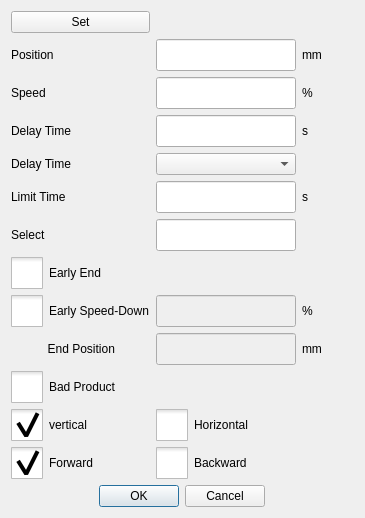
<?xml version="1.0" encoding="UTF-8"?>
<ui version="4.0">
 <class>ICInstructModifyDialog</class>
 <widget class="QDialog" name="ICInstructModifyDialog">
  <property name="geometry">
   <rect>
    <x>0</x>
    <y>0</y>
    <width>365</width>
    <height>488</height>
   </rect>
  </property>
  <property name="windowTitle">
   <string>Edit</string>
  </property>
  <property name="windowIcon">
   <iconset resource="../resource.qrc">
    <normaloff>:/resource/parameter.png</normaloff>:/resource/parameter.png</iconset>
  </property>
  <layout class="QGridLayout" name="gridLayout">
   <item row="3" column="4">
    <spacer name="horizontalSpacer">
     <property name="orientation">
      <enum>Qt::Horizontal</enum>
     </property>
     <property name="sizeHint" stdset="0">
      <size>
       <width>40</width>
       <height>20</height>
      </size>
     </property>
    </spacer>
   </item>
   <item row="3" column="0">
    <widget class="QLabel" name="delayLabel">
     <property name="sizePolicy">
      <sizepolicy hsizetype="Fixed" vsizetype="Preferred">
       <horstretch>0</horstretch>
       <verstretch>0</verstretch>
      </sizepolicy>
     </property>
     <property name="minimumSize">
      <size>
       <width>134</width>
       <height>0</height>
      </size>
     </property>
     <property name="maximumSize">
      <size>
       <width>155</width>
       <height>16777215</height>
      </size>
     </property>
     <property name="text">
      <string>Delay Time</string>
     </property>
    </widget>
   </item>
   <item row="2" column="1">
    <widget class="ICLineEditWithVirtualNumericKeypad" name="speedEdit">
     <property name="sizePolicy">
      <sizepolicy hsizetype="Preferred" vsizetype="Fixed">
       <horstretch>0</horstretch>
       <verstretch>0</verstretch>
      </sizepolicy>
     </property>
     <property name="minimumSize">
      <size>
       <width>0</width>
       <height>32</height>
      </size>
     </property>
     <property name="text">
      <string notr="true"/>
     </property>
    </widget>
   </item>
   <item row="6" column="0">
    <widget class="QLabel" name="selectLabel">
     <property name="text">
      <string>Select</string>
     </property>
    </widget>
   </item>
   <item row="12" column="1">
    <widget class="QCheckBox" name="backwardBox">
     <property name="sizePolicy">
      <sizepolicy hsizetype="Fixed" vsizetype="Fixed">
       <horstretch>0</horstretch>
       <verstretch>0</verstretch>
      </sizepolicy>
     </property>
     <property name="maximumSize">
      <size>
       <width>177</width>
       <height>16777215</height>
      </size>
     </property>
     <property name="styleSheet">
      <string notr="true">::indicator {
     width: 32px;
     height: 32px;
 }

::indicator:unchecked 
{
     image: url(:/resource/check_unchecked.png);
 }
::indicator:checked 
{
     image: url(:/resource/check_checked.png);
 }

QRadioButton::indicator:checked:disabled
{
 image: url(:/resource/check_checked_disable.png);
}

QRadioButton::indicator:unchecked:disabled
{
 image: url(:/resource/check_unchecked_disable.png);
}



</string>
     </property>
     <property name="text">
      <string>Backward</string>
     </property>
     <attribute name="buttonGroup">
      <string notr="true">buttonGroup_2</string>
     </attribute>
    </widget>
   </item>
   <item row="5" column="0">
    <widget class="QLabel" name="limitLabel">
     <property name="sizePolicy">
      <sizepolicy hsizetype="Fixed" vsizetype="Preferred">
       <horstretch>0</horstretch>
       <verstretch>0</verstretch>
      </sizepolicy>
     </property>
     <property name="minimumSize">
      <size>
       <width>134</width>
       <height>0</height>
      </size>
     </property>
     <property name="maximumSize">
      <size>
       <width>155</width>
       <height>16777215</height>
      </size>
     </property>
     <property name="text">
      <string>Limit Time</string>
     </property>
    </widget>
   </item>
   <item row="9" column="1">
    <widget class="ICLineEditWithVirtualNumericKeypad" name="earlyEndTimeEdit">
     <property name="enabled">
      <bool>false</bool>
     </property>
     <property name="sizePolicy">
      <sizepolicy hsizetype="Fixed" vsizetype="Fixed">
       <horstretch>0</horstretch>
       <verstretch>0</verstretch>
      </sizepolicy>
     </property>
     <property name="minimumSize">
      <size>
       <width>140</width>
       <height>32</height>
      </size>
     </property>
     <property name="maximumSize">
      <size>
       <width>177</width>
       <height>16777215</height>
      </size>
     </property>
     <property name="text">
      <string notr="true"/>
     </property>
    </widget>
   </item>
   <item row="3" column="3">
    <widget class="QLabel" name="delayUnitLabel">
     <property name="text">
      <string>s</string>
     </property>
    </widget>
   </item>
   <item row="2" column="0">
    <widget class="QLabel" name="speedLabel">
     <property name="text">
      <string>Speed</string>
     </property>
    </widget>
   </item>
   <item row="9" column="3">
    <widget class="QLabel" name="mmLabel_2">
     <property name="text">
      <string>mm</string>
     </property>
    </widget>
   </item>
   <item row="13" column="0" colspan="2">
    <widget class="QDialogButtonBox" name="buttonBox">
     <property name="sizePolicy">
      <sizepolicy hsizetype="Preferred" vsizetype="Fixed">
       <horstretch>0</horstretch>
       <verstretch>0</verstretch>
      </sizepolicy>
     </property>
     <property name="maximumSize">
      <size>
       <width>254</width>
       <height>16777215</height>
      </size>
     </property>
     <property name="orientation">
      <enum>Qt::Horizontal</enum>
     </property>
     <property name="standardButtons">
      <set>QDialogButtonBox::Cancel|QDialogButtonBox::Ok</set>
     </property>
    </widget>
   </item>
   <item row="8" column="3">
    <widget class="QLabel" name="mmLabel_4">
     <property name="text">
      <string>%</string>
     </property>
    </widget>
   </item>
   <item row="12" column="0">
    <widget class="QCheckBox" name="forwardBox">
     <property name="sizePolicy">
      <sizepolicy hsizetype="Fixed" vsizetype="Fixed">
       <horstretch>0</horstretch>
       <verstretch>0</verstretch>
      </sizepolicy>
     </property>
     <property name="maximumSize">
      <size>
       <width>177</width>
       <height>16777215</height>
      </size>
     </property>
     <property name="layoutDirection">
      <enum>Qt::LeftToRight</enum>
     </property>
     <property name="styleSheet">
      <string notr="true">::indicator {
     width: 32px;
     height: 32px;
 }

::indicator:unchecked 
{
     image: url(:/resource/check_unchecked.png);
 }
::indicator:checked 
{
     image: url(:/resource/check_checked.png);
 }

QRadioButton::indicator:checked:disabled
{
 image: url(:/resource/check_checked_disable.png);
}

QRadioButton::indicator:unchecked:disabled
{
 image: url(:/resource/check_unchecked_disable.png);
}



</string>
     </property>
     <property name="text">
      <string>Forward</string>
     </property>
     <property name="checkable">
      <bool>true</bool>
     </property>
     <property name="checked">
      <bool>true</bool>
     </property>
     <attribute name="buttonGroup">
      <string notr="true">buttonGroup_2</string>
     </attribute>
    </widget>
   </item>
   <item row="1" column="3">
    <widget class="QLabel" name="mmLabel">
     <property name="text">
      <string>mm</string>
     </property>
    </widget>
   </item>
   <item row="6" column="1">
    <widget class="ICLineEditWithVirtualNumericKeypad" name="selectEdit">
     <property name="sizePolicy">
      <sizepolicy hsizetype="Preferred" vsizetype="Fixed">
       <horstretch>0</horstretch>
       <verstretch>0</verstretch>
      </sizepolicy>
     </property>
     <property name="minimumSize">
      <size>
       <width>0</width>
       <height>32</height>
      </size>
     </property>
     <property name="text">
      <string notr="true"/>
     </property>
    </widget>
   </item>
   <item row="1" column="1">
    <widget class="ICLineEditWithVirtualNumericKeypad" name="posEdit">
     <property name="sizePolicy">
      <sizepolicy hsizetype="Preferred" vsizetype="Fixed">
       <horstretch>0</horstretch>
       <verstretch>0</verstretch>
      </sizepolicy>
     </property>
     <property name="minimumSize">
      <size>
       <width>0</width>
       <height>32</height>
      </size>
     </property>
     <property name="text">
      <string notr="true"/>
     </property>
    </widget>
   </item>
   <item row="2" column="3">
    <widget class="QLabel" name="precentLabel">
     <property name="text">
      <string>%</string>
     </property>
    </widget>
   </item>
   <item row="5" column="1">
    <widget class="ICLineEditWithVirtualNumericKeypad" name="limitTimeEdit">
     <property name="sizePolicy">
      <sizepolicy hsizetype="Preferred" vsizetype="Fixed">
       <horstretch>0</horstretch>
       <verstretch>0</verstretch>
      </sizepolicy>
     </property>
     <property name="minimumSize">
      <size>
       <width>0</width>
       <height>32</height>
      </size>
     </property>
     <property name="text">
      <string notr="true"/>
     </property>
    </widget>
   </item>
   <item row="1" column="0">
    <widget class="QLabel" name="positionLabel">
     <property name="text">
      <string>Position</string>
     </property>
    </widget>
   </item>
   <item row="11" column="1">
    <widget class="QCheckBox" name="horizontalBox">
     <property name="sizePolicy">
      <sizepolicy hsizetype="Fixed" vsizetype="Fixed">
       <horstretch>0</horstretch>
       <verstretch>0</verstretch>
      </sizepolicy>
     </property>
     <property name="maximumSize">
      <size>
       <width>177</width>
       <height>16777215</height>
      </size>
     </property>
     <property name="styleSheet">
      <string notr="true">::indicator {
     width: 32px;
     height: 32px;
 }

::indicator:unchecked 
{
     image: url(:/resource/check_unchecked.png);
 }
::indicator:checked 
{
     image: url(:/resource/check_checked.png);
 }

QRadioButton::indicator:checked:disabled
{
 image: url(:/resource/check_checked_disable.png);
}

QRadioButton::indicator:unchecked:disabled
{
 image: url(:/resource/check_unchecked_disable.png);
}



</string>
     </property>
     <property name="text">
      <string>Horizontal</string>
     </property>
     <attribute name="buttonGroup">
      <string notr="true">buttonGroup</string>
     </attribute>
    </widget>
   </item>
   <item row="3" column="1">
    <widget class="ICLineEditWithVirtualNumericKeypad" name="delayTimeEdit">
     <property name="sizePolicy">
      <sizepolicy hsizetype="Preferred" vsizetype="Fixed">
       <horstretch>0</horstretch>
       <verstretch>0</verstretch>
      </sizepolicy>
     </property>
     <property name="minimumSize">
      <size>
       <width>0</width>
       <height>32</height>
      </size>
     </property>
     <property name="text">
      <string notr="true"/>
     </property>
    </widget>
   </item>
   <item row="10" column="0">
    <widget class="QCheckBox" name="badProductBox">
     <property name="styleSheet">
      <string notr="true">::indicator {
     width: 32px;
     height: 32px;
 }

::indicator:unchecked 
{
     image: url(:/resource/check_unchecked.png);
 }
::indicator:checked 
{
     image: url(:/resource/check_checked.png);
 }

QRadioButton::indicator:checked:disabled
{
 image: url(:/resource/check_checked_disable.png);
}

QRadioButton::indicator:unchecked:disabled
{
 image: url(:/resource/check_unchecked_disable.png);
}



</string>
     </property>
     <property name="text">
      <string>Bad Product</string>
     </property>
    </widget>
   </item>
   <item row="0" column="0">
    <widget class="QPushButton" name="setButton">
     <property name="sizePolicy">
      <sizepolicy hsizetype="Minimum" vsizetype="Fixed">
       <horstretch>0</horstretch>
       <verstretch>0</verstretch>
      </sizepolicy>
     </property>
     <property name="text">
      <string>Set</string>
     </property>
    </widget>
   </item>
   <item row="7" column="0">
    <widget class="QCheckBox" name="earlyEndCheckBox">
     <property name="styleSheet">
      <string notr="true">::indicator {
     width: 32px;
     height: 32px;
 }

::indicator:unchecked 
{
     image: url(:/resource/check_unchecked.png);
 }
::indicator:checked 
{
     image: url(:/resource/check_checked.png);
 }

QRadioButton::indicator:checked:disabled
{
 image: url(:/resource/check_checked_disable.png);
}

QRadioButton::indicator:unchecked:disabled
{
 image: url(:/resource/check_unchecked_disable.png);
}



</string>
     </property>
     <property name="text">
      <string>Early End</string>
     </property>
    </widget>
   </item>
   <item row="8" column="1">
    <widget class="ICLineEditWithVirtualNumericKeypad" name="earlyDownSpeedTimeEdit">
     <property name="enabled">
      <bool>false</bool>
     </property>
     <property name="sizePolicy">
      <sizepolicy hsizetype="Preferred" vsizetype="Fixed">
       <horstretch>0</horstretch>
       <verstretch>0</verstretch>
      </sizepolicy>
     </property>
     <property name="minimumSize">
      <size>
       <width>0</width>
       <height>32</height>
      </size>
     </property>
     <property name="text">
      <string notr="true"/>
     </property>
    </widget>
   </item>
   <item row="9" column="0">
    <widget class="QLabel" name="label">
     <property name="sizePolicy">
      <sizepolicy hsizetype="Minimum" vsizetype="Fixed">
       <horstretch>0</horstretch>
       <verstretch>0</verstretch>
      </sizepolicy>
     </property>
     <property name="layoutDirection">
      <enum>Qt::RightToLeft</enum>
     </property>
     <property name="text">
      <string>           End Position</string>
     </property>
    </widget>
   </item>
   <item row="11" column="0">
    <widget class="QCheckBox" name="verticalBox">
     <property name="sizePolicy">
      <sizepolicy hsizetype="Fixed" vsizetype="Fixed">
       <horstretch>0</horstretch>
       <verstretch>0</verstretch>
      </sizepolicy>
     </property>
     <property name="maximumSize">
      <size>
       <width>177</width>
       <height>16777215</height>
      </size>
     </property>
     <property name="layoutDirection">
      <enum>Qt::LeftToRight</enum>
     </property>
     <property name="styleSheet">
      <string notr="true">::indicator {
     width: 32px;
     height: 32px;
 }

::indicator:unchecked 
{
     image: url(:/resource/check_unchecked.png);
 }
::indicator:checked 
{
     image: url(:/resource/check_checked.png);
 }

QRadioButton::indicator:checked:disabled
{
 image: url(:/resource/check_checked_disable.png);
}

QRadioButton::indicator:unchecked:disabled
{
 image: url(:/resource/check_unchecked_disable.png);
}



</string>
     </property>
     <property name="text">
      <string>vertical</string>
     </property>
     <property name="checkable">
      <bool>true</bool>
     </property>
     <property name="checked">
      <bool>true</bool>
     </property>
     <attribute name="buttonGroup">
      <string notr="true">buttonGroup</string>
     </attribute>
    </widget>
   </item>
   <item row="8" column="0">
    <widget class="QCheckBox" name="earlySpeedDownCheckBox">
     <property name="sizePolicy">
      <sizepolicy hsizetype="Fixed" vsizetype="Fixed">
       <horstretch>0</horstretch>
       <verstretch>0</verstretch>
      </sizepolicy>
     </property>
     <property name="maximumSize">
      <size>
       <width>170</width>
       <height>16777215</height>
      </size>
     </property>
     <property name="mouseTracking">
      <bool>true</bool>
     </property>
     <property name="styleSheet">
      <string notr="true">::indicator {
     width: 32px;
     height: 32px;
 }

::indicator:unchecked 
{
     image: url(:/resource/check_unchecked.png);
 }
::indicator:checked 
{
     image: url(:/resource/check_checked.png);
 }

QRadioButton::indicator:checked:disabled
{
 image: url(:/resource/check_checked_disable.png);
}

QRadioButton::indicator:unchecked:disabled
{
 image: url(:/resource/check_unchecked_disable.png);
}



</string>
     </property>
     <property name="text">
      <string>Early Speed-Down</string>
     </property>
     <property name="checkable">
      <bool>true</bool>
     </property>
    </widget>
   </item>
   <item row="5" column="3">
    <widget class="QLabel" name="limitUnitLabel">
     <property name="text">
      <string>s</string>
     </property>
    </widget>
   </item>
   <item row="4" column="1">
    <widget class="QComboBox" name="flagBox"/>
   </item>
   <item row="4" column="0">
    <widget class="QLabel" name="returnStepLabel">
     <property name="sizePolicy">
      <sizepolicy hsizetype="Fixed" vsizetype="Preferred">
       <horstretch>0</horstretch>
       <verstretch>0</verstretch>
      </sizepolicy>
     </property>
     <property name="minimumSize">
      <size>
       <width>134</width>
       <height>0</height>
      </size>
     </property>
     <property name="maximumSize">
      <size>
       <width>155</width>
       <height>16777215</height>
      </size>
     </property>
     <property name="text">
      <string>Delay Time</string>
     </property>
    </widget>
   </item>
  </layout>
 </widget>
 <customwidgets>
  <customwidget>
   <class>ICLineEditWithVirtualNumericKeypad</class>
   <extends>QLineEdit</extends>
   <header>iclineeditwithvirtualnumerickeypad.h</header>
  </customwidget>
 </customwidgets>
 <resources>
  <include location="../resource.qrc"/>
  <include location="../resource.qrc"/>
  <include location="../resource.qrc"/>
  <include location="../resource.qrc"/>
  <include location="../resource.qrc"/>
 </resources>
 <connections>
  <connection>
   <sender>buttonBox</sender>
   <signal>accepted()</signal>
   <receiver>ICInstructModifyDialog</receiver>
   <slot>accept()</slot>
   <hints>
    <hint type="sourcelabel">
     <x>248</x>
     <y>254</y>
    </hint>
    <hint type="destinationlabel">
     <x>157</x>
     <y>274</y>
    </hint>
   </hints>
  </connection>
  <connection>
   <sender>buttonBox</sender>
   <signal>rejected()</signal>
   <receiver>ICInstructModifyDialog</receiver>
   <slot>reject()</slot>
   <hints>
    <hint type="sourcelabel">
     <x>286</x>
     <y>271</y>
    </hint>
    <hint type="destinationlabel">
     <x>286</x>
     <y>274</y>
    </hint>
   </hints>
  </connection>
 </connections>
 <buttongroups>
  <buttongroup name="buttonGroup"/>
  <buttongroup name="buttonGroup_2"/>
 </buttongroups>
</ui>
